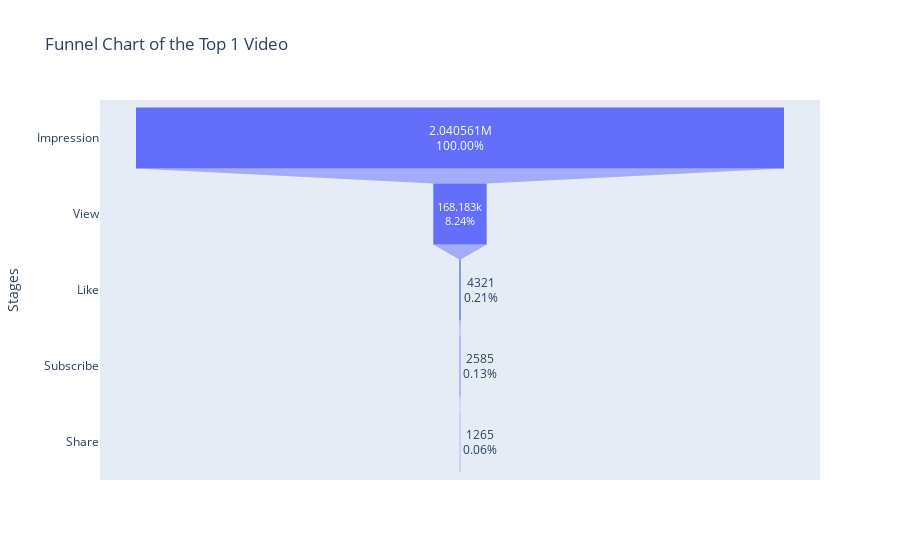

Here is the notebook cell this chart was saved with:
### Code cell
import plotly.graph_objects as go 

stages = ['Impression', 'View', 'Like', 'Subscribe','Share']
values = [temp.iloc[0,17], temp.iloc[0,13], temp.iloc[0,6], temp.iloc[0,8], temp.iloc[0,4]]

fig = go.Figure(go.Funnel(
    y=stages,  
    x=values,
    textinfo="value+percent initial",
    texttemplate='%{value}<br>%{percentInitial:.2%}'
))

fig.update_layout(
    title="Funnel Chart of the Top 1 Video", 
    yaxis_title="Stages",  
    xaxis_title="Values"   
)

fig.show()

### Figure 1 — Plotly figure (JSON) as saved in the notebook; plotly's stock layout.template omitted (floating-point values rounded to 4 significant figures)
{"data": [{"textinfo": "value+percent initial", "texttemplate": "%{value}<br>%{percentInitial:.2%}", "type": "funnel", "x": [2040561, 168183, 4321, 2585, 1265], "y": ["Impression", "View", "Like", "Subscribe", "Share"]}], "layout": {"title": {"text": "Funnel Chart of the Top 1 Video"}, "xaxis": {"title": {"text": "Values"}}, "yaxis": {"title": {"text": "Stages"}}}}
